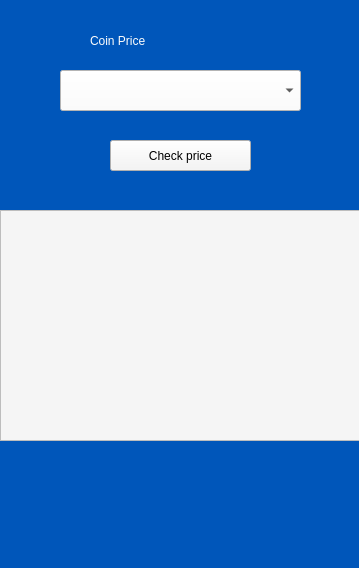
<?xml version="1.0" encoding="UTF-8"?>
<ui version="4.0">
 <class>MainWindow</class>
 <widget class="QMainWindow" name="MainWindow">
  <property name="geometry">
   <rect>
    <x>0</x>
    <y>0</y>
    <width>359</width>
    <height>568</height>
   </rect>
  </property>
  <property name="windowTitle">
   <string>MainWindow</string>
  </property>
  <property name="styleSheet">
   <string notr="true">font: 75 12pt &quot;Verdana&quot;;
background-color: rgba(0, 86, 186, 237);</string>
  </property>
  <widget class="QWidget" name="centralwidget">
   <widget class="QComboBox" name="comboBox">
    <property name="geometry">
     <rect>
      <x>60</x>
      <y>70</y>
      <width>241</width>
      <height>41</height>
     </rect>
    </property>
    <property name="styleSheet">
     <string notr="true">background-color: rgb(252, 252, 252);</string>
    </property>
   </widget>
   <widget class="QLabel" name="label">
    <property name="geometry">
     <rect>
      <x>90</x>
      <y>20</y>
      <width>171</width>
      <height>41</height>
     </rect>
    </property>
    <property name="styleSheet">
     <string notr="true">color: rgb(252, 252, 252);</string>
    </property>
    <property name="text">
     <string>Coin Price</string>
    </property>
   </widget>
   <widget class="QPushButton" name="pushButton">
    <property name="geometry">
     <rect>
      <x>110</x>
      <y>140</y>
      <width>141</width>
      <height>31</height>
     </rect>
    </property>
    <property name="styleSheet">
     <string notr="true">background-color: rgb(245, 245, 245);</string>
    </property>
    <property name="text">
     <string>Check price</string>
    </property>
   </widget>
   <widget class="QTextEdit" name="textEdit">
    <property name="geometry">
     <rect>
      <x>0</x>
      <y>210</y>
      <width>361</width>
      <height>231</height>
     </rect>
    </property>
    <property name="styleSheet">
     <string notr="true">background-color: rgb(245, 245, 245);</string>
    </property>
   </widget>
  </widget>
  <widget class="QStatusBar" name="statusbar"/>
 </widget>
 <resources/>
 <connections/>
</ui>
